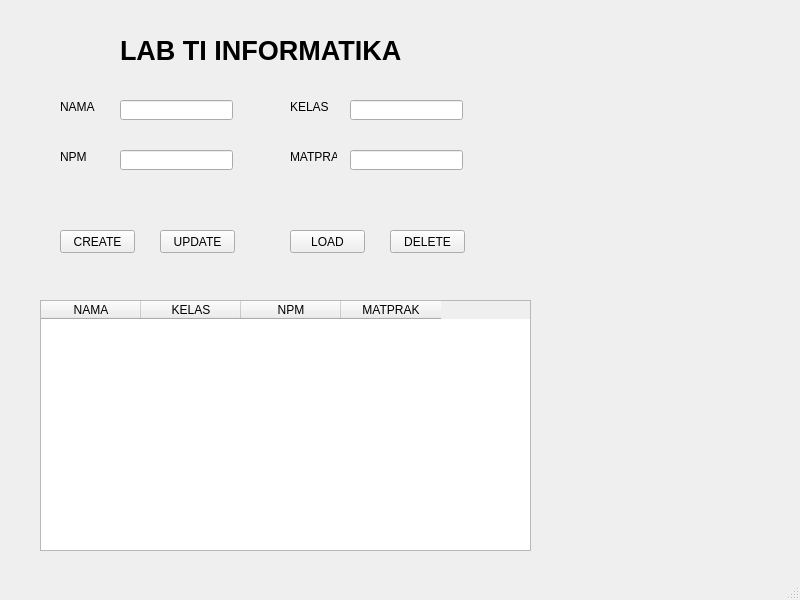
<?xml version="1.0" encoding="UTF-8"?>
<ui version="4.0">
 <class>MainWindow</class>
 <widget class="QMainWindow" name="MainWindow">
  <property name="geometry">
   <rect>
    <x>0</x>
    <y>0</y>
    <width>800</width>
    <height>600</height>
   </rect>
  </property>
  <property name="windowTitle">
   <string>MainWindow</string>
  </property>
  <widget class="QWidget" name="centralwidget">
   <widget class="QTableWidget" name="tableWidget">
    <property name="geometry">
     <rect>
      <x>40</x>
      <y>300</y>
      <width>491</width>
      <height>251</height>
     </rect>
    </property>
    <column>
     <property name="text">
      <string>NAMA</string>
     </property>
    </column>
    <column>
     <property name="text">
      <string>KELAS</string>
     </property>
    </column>
    <column>
     <property name="text">
      <string>NPM</string>
     </property>
    </column>
    <column>
     <property name="text">
      <string>MATPRAK</string>
     </property>
    </column>
   </widget>
   <widget class="QLabel" name="label">
    <property name="geometry">
     <rect>
      <x>120</x>
      <y>20</y>
      <width>361</width>
      <height>61</height>
     </rect>
    </property>
    <property name="font">
     <font>
      <pointsize>20</pointsize>
      <weight>75</weight>
      <bold>true</bold>
     </font>
    </property>
    <property name="text">
     <string>LAB TI INFORMATIKA</string>
    </property>
   </widget>
   <widget class="QLabel" name="label_2">
    <property name="geometry">
     <rect>
      <x>60</x>
      <y>100</y>
      <width>47</width>
      <height>13</height>
     </rect>
    </property>
    <property name="text">
     <string>NAMA</string>
    </property>
   </widget>
   <widget class="QLineEdit" name="lineEditNama">
    <property name="geometry">
     <rect>
      <x>120</x>
      <y>100</y>
      <width>113</width>
      <height>20</height>
     </rect>
    </property>
   </widget>
   <widget class="QLabel" name="label_3">
    <property name="geometry">
     <rect>
      <x>60</x>
      <y>150</y>
      <width>47</width>
      <height>13</height>
     </rect>
    </property>
    <property name="text">
     <string>NPM</string>
    </property>
   </widget>
   <widget class="QLineEdit" name="lineEditNpm">
    <property name="geometry">
     <rect>
      <x>120</x>
      <y>150</y>
      <width>113</width>
      <height>20</height>
     </rect>
    </property>
   </widget>
   <widget class="QLineEdit" name="lineEditKelas">
    <property name="geometry">
     <rect>
      <x>350</x>
      <y>100</y>
      <width>113</width>
      <height>20</height>
     </rect>
    </property>
   </widget>
   <widget class="QLabel" name="label_4">
    <property name="geometry">
     <rect>
      <x>290</x>
      <y>100</y>
      <width>47</width>
      <height>13</height>
     </rect>
    </property>
    <property name="text">
     <string>KELAS</string>
    </property>
   </widget>
   <widget class="QLabel" name="label_5">
    <property name="geometry">
     <rect>
      <x>290</x>
      <y>150</y>
      <width>47</width>
      <height>13</height>
     </rect>
    </property>
    <property name="text">
     <string>MATPRAK</string>
    </property>
   </widget>
   <widget class="QLineEdit" name="lineEditMatprak">
    <property name="geometry">
     <rect>
      <x>350</x>
      <y>150</y>
      <width>113</width>
      <height>20</height>
     </rect>
    </property>
   </widget>
   <widget class="QPushButton" name="pushButtonSimpan">
    <property name="geometry">
     <rect>
      <x>60</x>
      <y>230</y>
      <width>75</width>
      <height>23</height>
     </rect>
    </property>
    <property name="text">
     <string>CREATE</string>
    </property>
   </widget>
   <widget class="QPushButton" name="pushButtonUpdate">
    <property name="geometry">
     <rect>
      <x>160</x>
      <y>230</y>
      <width>75</width>
      <height>23</height>
     </rect>
    </property>
    <property name="text">
     <string>UPDATE</string>
    </property>
   </widget>
   <widget class="QPushButton" name="pushButton">
    <property name="geometry">
     <rect>
      <x>290</x>
      <y>230</y>
      <width>75</width>
      <height>23</height>
     </rect>
    </property>
    <property name="text">
     <string>LOAD</string>
    </property>
   </widget>
   <widget class="QPushButton" name="pushButtonDelete">
    <property name="geometry">
     <rect>
      <x>390</x>
      <y>230</y>
      <width>75</width>
      <height>23</height>
     </rect>
    </property>
    <property name="text">
     <string>DELETE</string>
    </property>
   </widget>
  </widget>
  <widget class="QMenuBar" name="menubar">
   <property name="geometry">
    <rect>
     <x>0</x>
     <y>0</y>
     <width>800</width>
     <height>21</height>
    </rect>
   </property>
  </widget>
  <widget class="QStatusBar" name="statusbar"/>
 </widget>
 <resources/>
 <connections/>
</ui>
